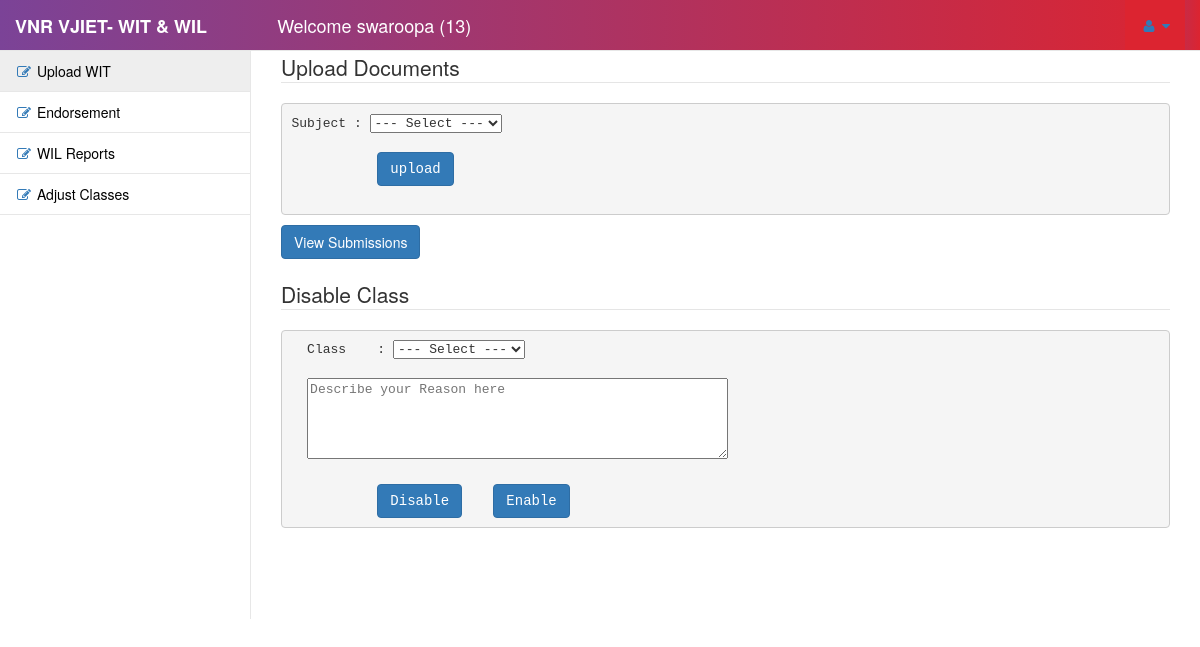
Page /facultyDashboard/pages/view_schedule.php (signed in) on the earlier database version.
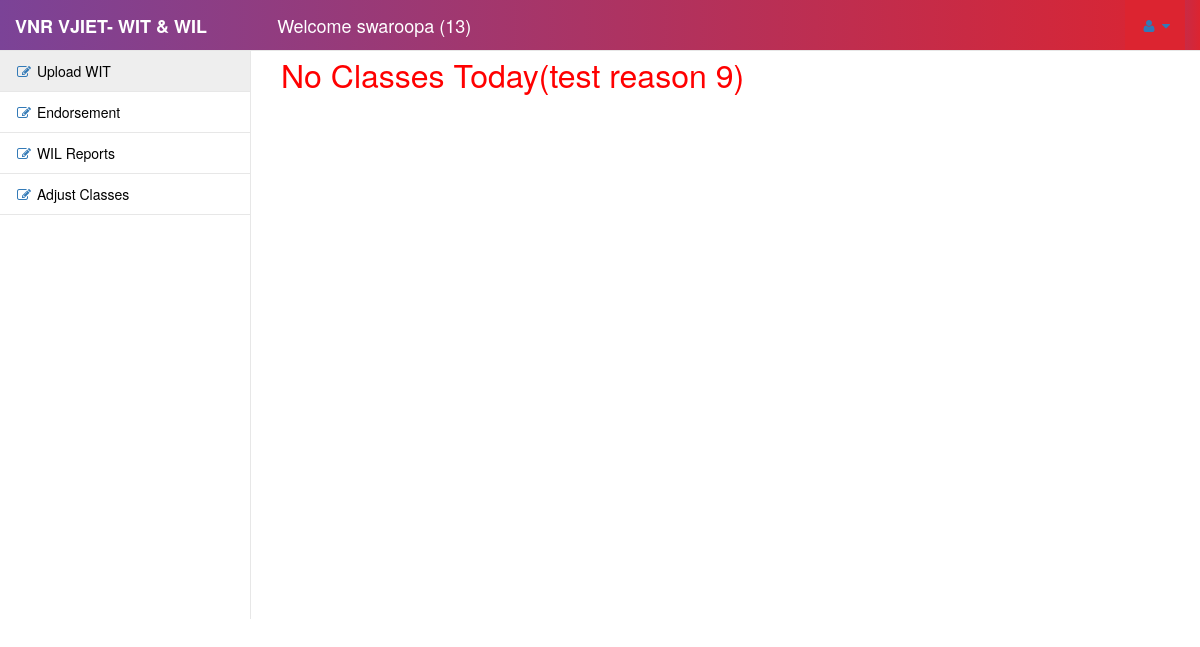
Same page on the later database version.
### tables this page shows
CREATE TABLE `holidays` (
  `id` int(11) NOT NULL,
  `reason` varchar(200) NOT NULL,
  `date` date NOT NULL
);

### facultyDashboard/pages/view_schedule.php (the view, shortened to what this page needs)
<!DOCTYPE html>
<html lang="en">
<head>
    <link href="../vendor/bootstrap/css/bootstrap.min.css" rel="stylesheet">
    <link href="../vendor/metisMenu/metisMenu.min.css" rel="stylesheet">
    <link href="../dist/css/sb-admin-2.css" rel="stylesheet">
    <link href="../vendor/morrisjs/morris.css" rel="stylesheet">
    <link href="../vendor/font-awesome/css/font-awesome.min.css" rel="stylesheet" type="text/css">
</head>
<body id="grad1">
    <div id="wrapper" ">
        <nav class="navbar navbar-default navbar-static-top" role="navigation" style="margin-bottom: 0" id="grad2">
             <a class="navbar-brand" > <strong><font color="white">VNR VJIET- WIT & WIL &nbsp; &nbsp; &nbsp;</strong></font></a>
            <a class="navbar-brand" > &nbsp;&nbsp;<font size="" color="white">Welcome <?php echo $_SESSION['user']; ?> (<?php echo $_SESSION['id']; ?>) </font>
           </a> <ul class="nav navbar-top-links navbar-right" id="grad2">
                <li class="dropdown" id="grad3">
                    <a class="dropdown-toggle" data-toggle="dropdown" href="#">
                        <i class="fa fa-user fa-fw"></i> <i class="fa fa-caret-down"></i>
                    </a>
                </li>
            </ul>
            <div class="navbar-default sidebar" role="navigation"  id="grad1">
                <div class="sidebar-nav navbar-collapse"  id="grad1">
                    <ul class="nav" id="side-menu"  id="grad1">
                        <li>
                            <a href="view_schedule.php"><i class="fa fa-edit fa-fw"></i> <font color="black">Upload WIT</a></font>
                        </li>
						<li>
                            <a href="endorsement.php"><i class="fa fa-edit fa-fw"></i> <font color="black">Endorsement</a></font>
                        </li>
                        <li>
                            <a href="student_feedback.php"><i class="fa fa-edit fa-fw"></i> <font color="black">WIL Reports</a></font>
                        </li>
						<li>
                            <a href="adjust_classes.php"><i class="fa fa-edit fa-fw"></i> <font color="black">Adjust Classes</a></font>
                        </li>
                    </ul>
                </div>
            </div>
        </nav>
        <div id="page-wrapper">
            <div class="row">
                <div class="col-lg-12">
                </div>
            </div>
					<?php
$connect = mysqli_connect("localhost", "root", "", "login");
 $h="SELECT * FROM holidays WHERE date= cast(NOW()as date);" ;
$r = mysqli_query($connect,$h);
$hldy= mysqli_fetch_assoc($r);
if(!empty($hldy)){
  ?>  <p><font size="6" color="red">No Classes Today(<?php echo $hldy['reason']; ?>)</font></p><?php
}
else{
?>
				<form action="view_schedule.php" method="post" >
<fieldset>
<legend>Upload Documents</legend>
<pre>
Subject : <select name="new" id="new" Required >
<option value="">--- Select ---</option>
</select>
           <button name="btn" class="btn btn-primary" >upload</button>
		 </fieldset>
</form>
            <button onclick="location.href='displaydoc.php'"  class="btn btn-primary">View Submissions</button>
<br>
<br>
<form  action="view_schedule.php" method="post">
 <fieldset>
  <legend>Disable Class</legend>
  <pre>
  Class    : <select name='new' Required><option value="">--- Select ---</option>
</select>
  <textarea placeholder="Describe your Reason here" rows="4" cols="50" name="txt" Required></textarea>
           <input type="submit" name="submit" class="btn btn-primary" value="Disable" />    <input type="submit" name="submit1" class="btn btn-primary" value="Enable" />
</pre>
 </fieldset>
</form>
					<?php
}
?>
</body>
</html>

Differences in the rows shown:
added holidays: reason "test reason 9"
Other differences:
form field new: "--- Select ---" → (not shown)
form field submit: "Disable" → (not shown)
form field submit1: "Enable" → (not shown)
text no longer shown: "Upload Documents Subject : upload View Submissions Disable Class Class :"
text now shown: "No Classes Today( )"
